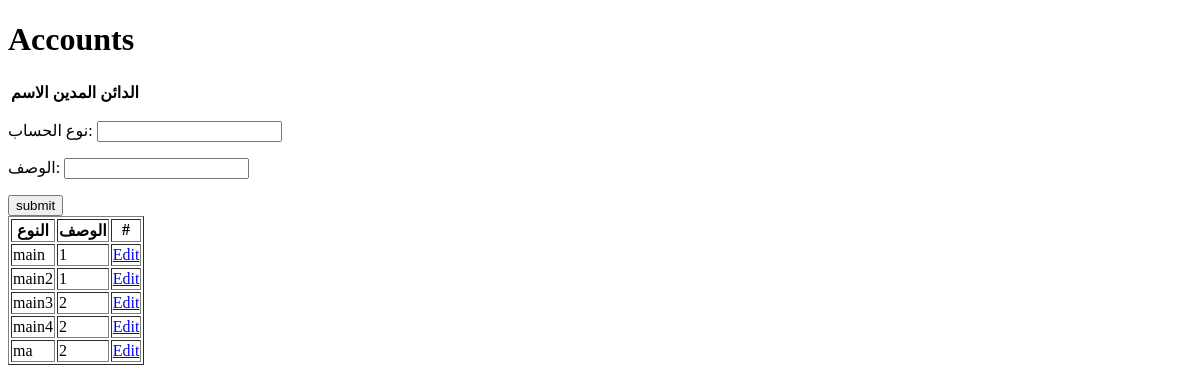
The app's page /accounts/accounttype/, older data.
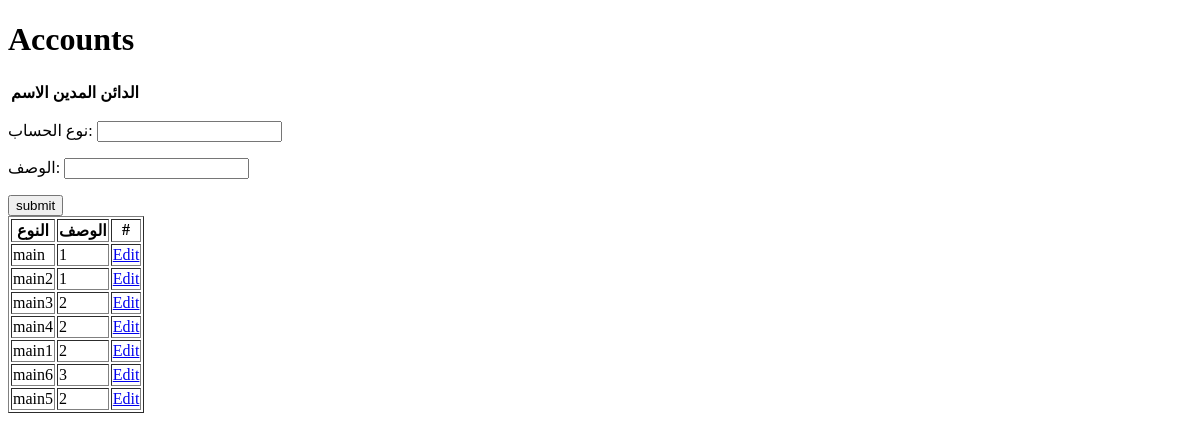
The same page, newer data.
### accounts/models.py (models this page shows, shortened)
class AccountType(models.Model):
    name = models.CharField(verbose_name='نوع الحساب', max_length=50)
    descriptiom = models.CharField(verbose_name='الوصف', max_length=200)

### accounts/views.py (the view, shortened to what this page needs)
# urls.py: path('accounttype/', AccountTypeView.as_view(), name='account_type'),
class AccountTypeView(View):
    def get(self, request, *args , **kwargs):
        account_types = AccountType.objects.all()
        if 'id' in request.GET.keys():
            account_type = AccountType.objects.get(id=request.GET.get('id'))
            form = AccountTypeForm(instance=account_type)
        else:
            form = AccountTypeForm()
        context = {
            'form' : form,
            'data' : account_types,
            'url' : reverse('account_type'),
            'id' : request.GET.get('id')
            }
        return render(request,'account_type.html',context)

### accounts/forms.py
class AccountTypeForm(forms.ModelForm):
    class Meta:
        model = AccountType
        fields = '__all__'

### accounts/templates/account_type.html (shortened to what this page needs)
{% extends 'base.html'%}
{% block content %}
{{ block.super}}
<form method='POST'>
    {{form.as_p}}
<input type='submit' value='submit'>
</form>
<table border=1>
    <thead>
        <tr>
            <th>النوع</th>
            <th>الوصف</th>
            <th>#</th>
        </tr>
    </thead>
    <tbody>
        {% for type in data %}
        <tr>
            <td>
                {{type.name}}
            </td>
            <td>
                {{type.descriptiom}}
            </td>
            <td>
                <a href="{{url}}?id={{type.id}}">Edit</a>
            </td>
        </tr>
        {% endfor %}
    </tbody>
</table>
{% endblock content %}

Row changes from the older to the newer data that the page shows:
changed AccountType: name "ma" → "main1"
added AccountType: name "main6", descriptiom "3"
added AccountType: name "main5", descriptiom "2"
